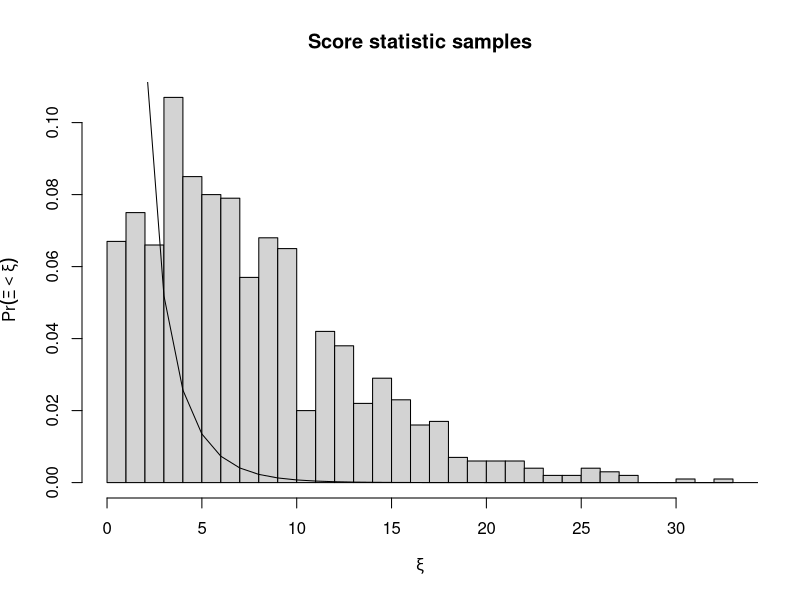

Here is the R script that generated this plot:
#
# code to simulate a zero-infalted poisson
# random variate and create the graphic for
# the brief research note on using 
# zero-inflated count models
#=======================================
set.seed(107986)
m <- 1000 # the number of simulations to check
n <- 100
p=1/exp(1)
true_lambda <-1
require('pscl')
xi<- matrix(0.0, nrow=m, ncol=1)

for(i in 1:m){
z <- rbinom(n,1,prob=p)
y <-ifelse(z==1, 0, rpois(n,true_lambda))	
my <- mean(y)
# get the score statistic
#l_pois <- ( sum(y==0)+ n*exp(-my))^2 / (n * ( 1 - exp(-my) ) * exp(-my))   )
# now get the zip likelihood
zip <- zeroinfl(y~., data = data.frame(y), dist='pois')
zlambda <- exp(coef(zip)[1]) # zip lambda estimate
zphi <- 1/(1+exp(-coef(zip)[2]) )# zip phi estimate
score<- (sum(y==0) - n*exp(-my) )^2 / ( n*exp(-my)*(1-exp(-my)) -n*my*exp(-2*my)) 
xi[i]<-score
}


pdf(file='hist.pdf')
hist(xi, breaks=25, prob=TRUE, main='Score statistic samples', xlab=expression(xi), ylab=expression(Pr(Xi<xi)))
seq_line <- dchisq(seq(0,35, by=1), 1, ncp = 0)/2
lines(seq_line, type='l')
dev.off()

getwd() # tells you where the machine just put the file
